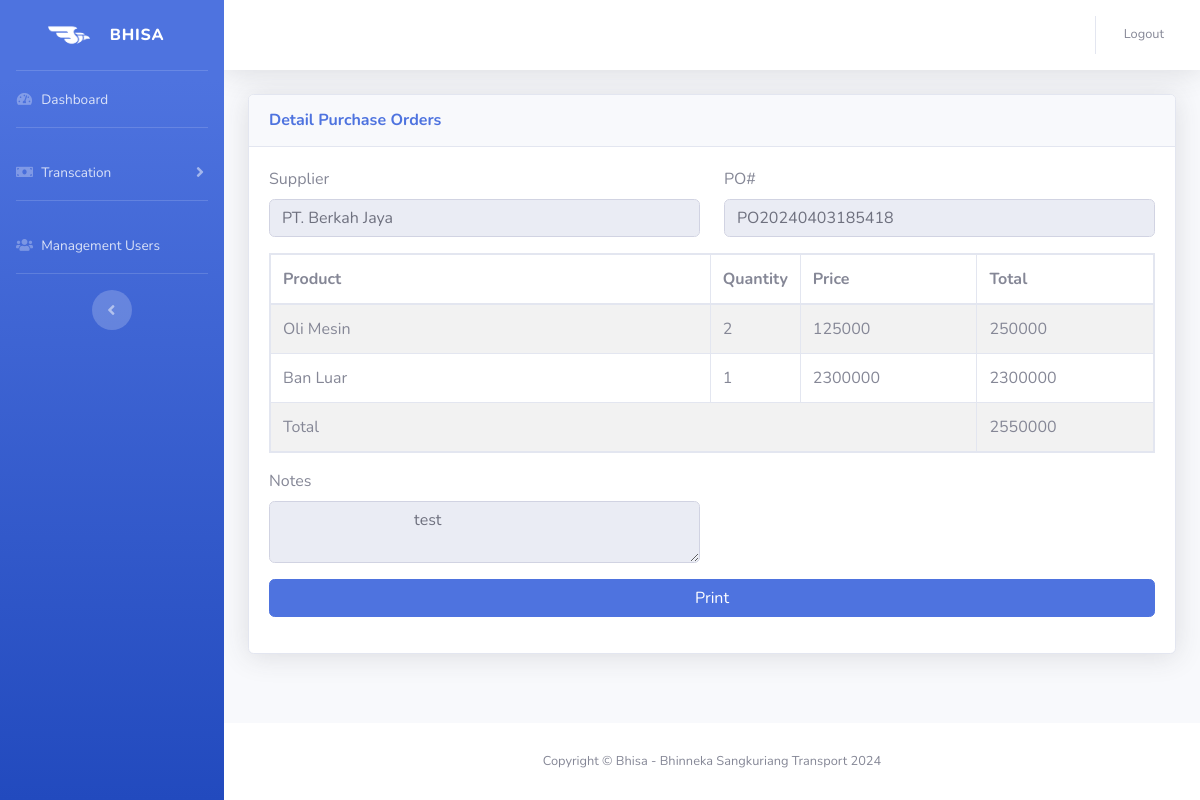
The app's page /purchase-orders/detail/a8689fe2-7e17-4bb6-b881-f4b6b46cdf48 with its own data.
### tables this page shows
CREATE TABLE `tr_po` (
  `id` varchar(250) NOT NULL,
  `po_code` varchar(100) NOT NULL,
  `id_supplier` varchar(250) NOT NULL,
  `total` varchar(250) NOT NULL,
  `date` date NOT NULL,
  `notes` varchar(250) NOT NULL
);

CREATE TABLE `ms_suppliers` (
  `id` varchar(255) NOT NULL,
  `supplier_name` varchar(100) NOT NULL,
  `address` varchar(250) NOT NULL,
  `phone` varchar(30) NOT NULL
);

CREATE TABLE `tr_po_detail_product` (
  `id` varchar(250) NOT NULL,
  `id_po` varchar(250) NOT NULL,
  `id_product` varchar(250) NOT NULL,
  `qty` varchar(10) NOT NULL
);

CREATE TABLE `ms_products` (
  `id` varchar(255) NOT NULL,
  `product_code` varchar(100) NOT NULL,
  `product_name` varchar(100) NOT NULL,
  `unit` varchar(50) NOT NULL,
  `description` varchar(250) NOT NULL,
  `price` varchar(100) NOT NULL
);

### application/controllers/PurchaseOrderController.php (called while the page is built, shortened)
<?php
class PurchaseOrderController extends CI_Controller {
    public function __construct() {
        $this->load->model('Supplier_model');
        $this->load->model('Product_model');
        $this->load->model('PurchaseOrder_model');
    }
    public function po_detail($po_code) {
        $data['purchase_order'] = $this->PurchaseOrder_model->get_purchase_order_by_id($po_code);
        $data['purchase_order_items'] = $this->PurchaseOrder_model->get_detail_product_by_id_po($po_code);
        $this->load->view('view_po_detail', $data);
    }
}

### index.php (called while the page is built, shortened)
<?php
require_once BASEPATH.'core/CodeIgniter.php';

### application/models/PurchaseOrder_model.php (called while the page is built, shortened)
<?php
class PurchaseOrder_model extends CI_Model {
    public function get_purchase_order_by_id($id) {
        $this->db->select('tr_po.*, ms_suppliers.supplier_name');
        $this->db->from('tr_po');
        $this->db->join('ms_suppliers', 'tr_po.id_supplier = ms_suppliers.id', 'left');
        $this->db->where('tr_po.id', $id);
        $query = $this->db->get();
        $result = $query->row();
        return $result;
    }
    public function get_detail_product_by_id_po($id) {
        $this->db->select('tr_po_detail_product.*, ms_products.product_name, ms_products.price, (ms_products.price * tr_po_detail_product.qty) AS total');
        $this->db->from('tr_po_detail_product');
        $this->db->join('ms_products', 'tr_po_detail_product.id_product = ms_products.id', 'left');
        $this->db->join('tr_po', 'tr_po_detail_product.id_po = tr_po.po_code', 'left');
        $this->db->where('tr_po.id', $id);
        $query = $this->db->get();
        $result = $query->result();
        return $result;
    }
}

### application/views/view_po_detail.php (the view)
<?php
    $this->load->view('template/head');
    $this->load->view('template/sidebar');
    $this->load->view('template/navbar');
?>
<div class="row" id="contentToPrint">
    <div class="col-md-12">
        <div class="card shadow mb-4">
            <div
                class="card-header py-3 d-flex flex-row align-items-center justify-content-between">
                <h6 class="m-0 font-weight-bold text-primary">Detail Purchase Orders</h6>
            </div>
            <div class="card-body">
            <form id="addPOForm">
                <div class="row">
                    <div class="col-md-6">
                        <div class="form-group">
                            <label for="product_code">Supplier</label>
                            <input type="text" name="supplier" class="form-control" value="<?= $purchase_order->supplier_name; ?>" disabled>
                        </div>
                    </div>
                    <div class="col-md-6">
                        <div class="form-group">
                            <label for="product_code">PO#</label>
                            <input type="text" name="po_number" class="form-control" value="<?= $purchase_order->po_code; ?>" disabled>
                        </div>
                    </div>
                </div>
                <div class="row">
                    <div class="col-md-12">
                    <table id="po-table" class="table table-striped table-bordered table-hover table-responsive">
                        <thead>
                            <tr>
                                <th>Product</th>
                                <th width="10%">Quantity</th>
                                <th width="20%">Price</th>
                                <th width="20%">Total</th>
                            </tr>
                        </thead>
                        <tbody>
                            <?php foreach ($purchase_order_items as $p): ?>
                                <tr>
                                    <td><?= $p->product_name ?></td>
                                    <td><?= $p->qty ?></td>
                                    <td><?= $p->price ?></td>
                                    <td><?= $p->total ?></td>
                                </tr>
                            <?php endforeach; ?>
                            <tr>
                                <td colspan="3">Total</td>
                                <td><?= $purchase_order->total ?></td>
                            </tr>
                        </tbody>
                    </table>
                    </div>
                </div>
                <div class="row">
                    <div class="col-md-6">
                        <div class="form-group">
                            <label for="product_code">Notes</label>
                            <textarea type="text" name="notes" class="form-control" disabled>
                                <?= $purchase_order->notes; ?>
                            </textarea>
                        </div>
                    </div>
                </div>
                <div class="row">
                    <div class="col-md-12">
                        <div class="form-group">
                            <button onclick="printDiv('contentToPrint')" class="btn btn-primary btn-block">Print</button>
                        </div>
                    </div>
                </div>
                </form>
            </div>
        </div>
    </div>
</div>
<?php
    $this->load->view('template/footer');
    $this->load->view('js/po_detail');
    $this->load->view('template/end-footer');
?>

### application/views/template/head.php (shortened to what this page needs)
<!DOCTYPE html>
<html lang="en">
<head>
    <link href="<?= base_url('assets/vendor/fontawesome-free/css/all.min.css') ?>" rel="stylesheet" type="text/css">
    <link href="<?= base_url('assets/css/sb-admin-2.min.css') ?>" rel="stylesheet">
    <link rel="stylesheet" type="text/css" href="https://cdn.datatables.net/1.11.5/css/jquery.dataTables.css">
</head>
<body id="page-top">

### application/views/template/sidebar.php (shortened to what this page needs)
<div id="wrapper">
<ul class="navbar-nav bg-gradient-primary sidebar sidebar-dark accordion" id="accordionSidebar">
    <a class="sidebar-brand d-flex align-items-center justify-content-center" href="index.html">
        <img src="<?= base_url('assets/img/logo-bhisa.webp') ?>" alt="Logo Bhisa" width='50px'>
        <div class="sidebar-brand-text mx-3">BHISA</div>
    </a>
    <hr class="sidebar-divider my-0">
    <li class="nav-item">
        <a class="nav-link" href="<?= base_url("dashboard"); ?>">
            <i class="fas fa-fw fa-tachometer-alt"></i>
            <span>Dashboard</span></a>
    </li>
    <hr class="sidebar-divider">
    <li class="nav-item">
        <a class="nav-link collapsed" href="#" data-toggle="collapse" data-target="#collapseUtilities"
            aria-expanded="true" aria-controls="collapseUtilities">
            <i class="fas fa-fw fa-money-bill"></i>
            <span>Transcation</span>
        </a>
    </li>
    <hr class="sidebar-divider">
    <li class="nav-item">
        <a class="nav-link" href="<?= base_url("users"); ?>">
            <i class="fas fa-fw fa-users"></i>
            <span>Management Users</span></a>
    </li>
    <hr class="sidebar-divider">
    <div class="text-center d-none d-md-inline">
        <button class="rounded-circle border-0" id="sidebarToggle"></button>
    </div>
</ul>

### application/views/template/navbar.php (shortened to what this page needs)
<div id="content-wrapper" class="d-flex flex-column">
<div id="content">
    <nav class="navbar navbar-expand navbar-light bg-white topbar mb-4 static-top shadow">
        <ul class="navbar-nav ml-auto">
            <li class="nav-item dropdown no-arrow">
                <a class="nav-link dropdown-toggle" href="#" id="userDropdown" role="button"
                    data-toggle="dropdown" aria-haspopup="true" aria-expanded="false">
                </a>
            </li>
            <li class="nav-item dropdown no-arrow">
                <a class="nav-link dropdown-toggle" href="<?php echo base_url('login/logout'); ?>">
                    <span class="mr-2 d-none d-lg-inline text-gray-600 small">Logout</span>
                </a>
            </li>
        </ul>
    </nav>
    <div class="container-fluid">

### application/views/template/footer.php (shortened to what this page needs)
</div>
            </div>
            <footer class="sticky-footer bg-white">
                <div class="container my-auto">
                    <div class="copyright text-center my-auto">
                        <span>Copyright &copy; Bhisa - Bhinneka Sangkuriang Transport 2024</span>
                    </div>
                </div>
            </footer>
        </div>
    </div>

### application/views/template/end-footer.php
</body>
</html>

### records on screen
tr_po: supplier "PT. Berkah Jaya", po_number "PO20240403185418", total "2550000", notes "test"
tr_po_detail_product: ms_products.product_name "Oli Mesin", qty "2", ms_products.price "125000", total "250000"
tr_po_detail_product: ms_products.product_name "Ban Luar", qty "1", ms_products.price "2300000", total "2300000"
